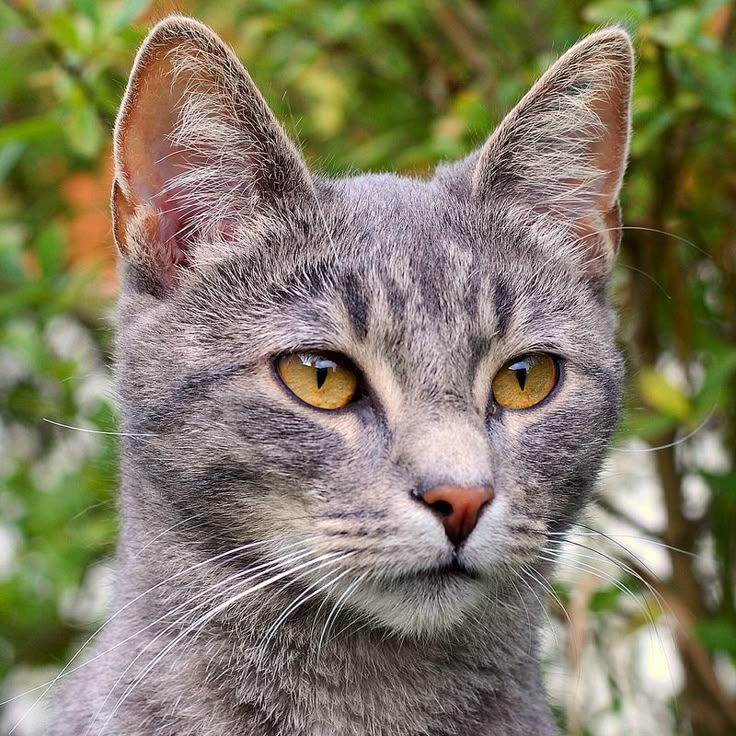
#> input picture cat_pic.jpg, 736 x 736 px
$ jupyter execute '8_Power_Law_(Gamma)_Transformation.ipynb'
#> lines starting #> are read from the running program, lines starting #| are printed output that depends on the picture
# Power Law (Gamma) Transformation
Import Libraries

[cell 1]
import cv2
import matplotlib.pyplot as plt
import math
import numpy as np

Read Image

[cell 2]
image = cv2.imread('cat_pic.jpg')
#> image is the input picture: shape (736, 736, 3); mean B, G, R 100.8, 124.1, 130.6
plt.imshow(image)
plt.show()

Plotting Histogram Gambar

[cell 3]
color = ('b', 'g', 'r')

for i, col in enumerate(color):

    histr = cv2.calcHist([image],
                         [i], None,
                         [256],
                         [0, 256])

    plt.plot(histr, color = col)

    # Limit X - axis to 256
    plt.xlim([0, 256])

plt.show()
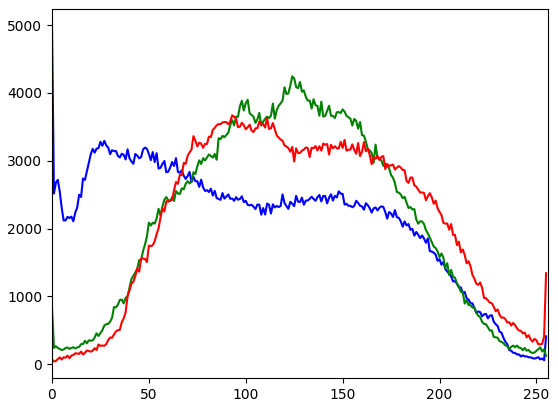
#> figure drawn by matplotlib, 1 panel; curve peaks at x = 0, y = 4996; curve peaks at x = 124, y = 4245; curve peaks at x = 93, y = 3670

Koreksi Gamma dengan 4 percobaan nilai

[cell 4]
for gamma in [0.1, 0.5, 1.2, 2.2, 3.2]:

    gamma_corrected = np.array(255*(image / 255) ** gamma, dtype = 'uint8')
    plt.imshow(gamma_corrected)
    plt.show()
#> this loop made 5 passes
#> pass 1, `gamma_corrected = np.array(255*(image / 255) ** gamma, dtype = 'uint8')`:
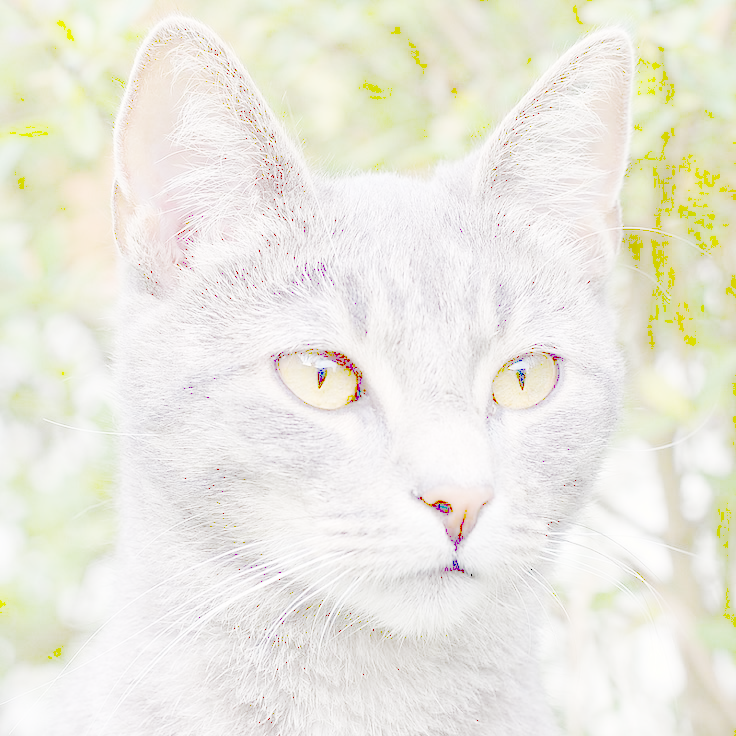
#> gamma_corrected: shape (736, 736, 3); mean B, G, R 224, 234.3, 235.9
#> pass 2, `gamma_corrected = np.array(255*(image / 255) ** gamma, dtype = 'uint8')`:
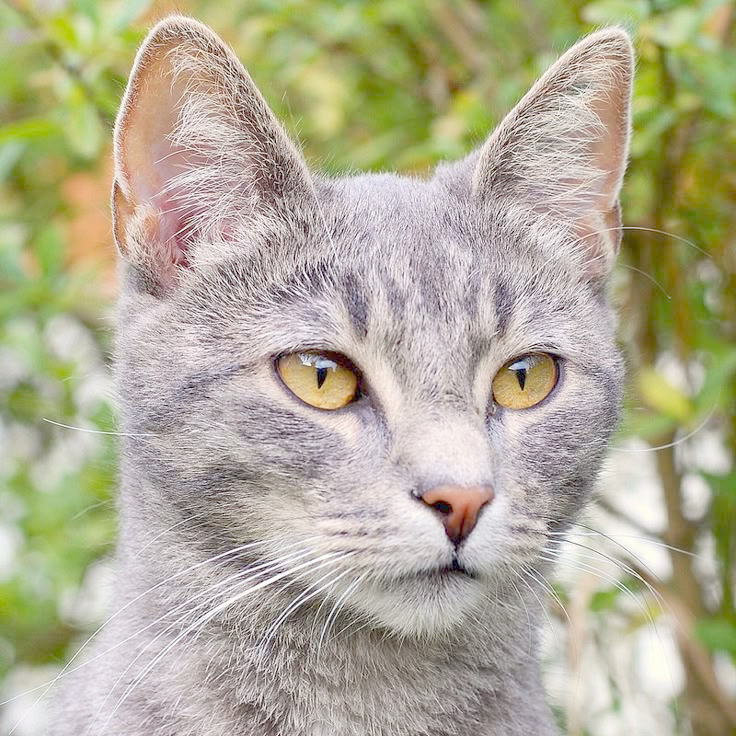
#> gamma_corrected: shape (736, 736, 3); mean B, G, R 149.5, 173.2, 177.9

[cell 5]
color = ('b', 'g', 'r')

for i, col in enumerate(color):

    histr = cv2.calcHist([gamma_corrected],
                         [i], None,
                         [256],
                         [0, 256])

    plt.plot(histr, color = col)
    plt.xlim([0, 256])

plt.show()
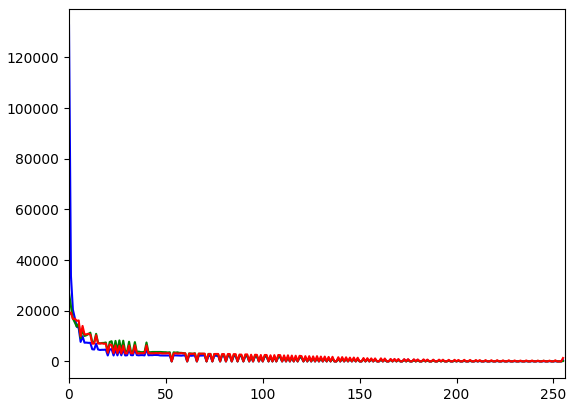
#> figure drawn by matplotlib, 1 panel; curve peaks at x = 0, y = 132618; curve peaks at x = 0, y = 27094; curve peaks at x = 1, y = 19319

$ run again, with pic_spec.jpg copied over cat_pic.jpg
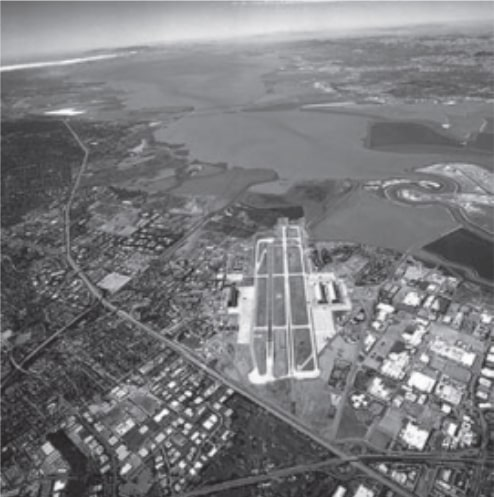
#> input picture pic_spec.jpg, 494 x 497 px
#> image is the input picture: shape (497, 494, 3); mean B, G, R 125.1, 122.3, 122.1
#> the loop `for gamma in [0.1, 0.5, 1.2, 2.2, 3.2]: ` made 5 passes
#> pass 1, `gamma_corrected = np.array(255*(image / 255) ** gamma, dtype = 'uint8')`:
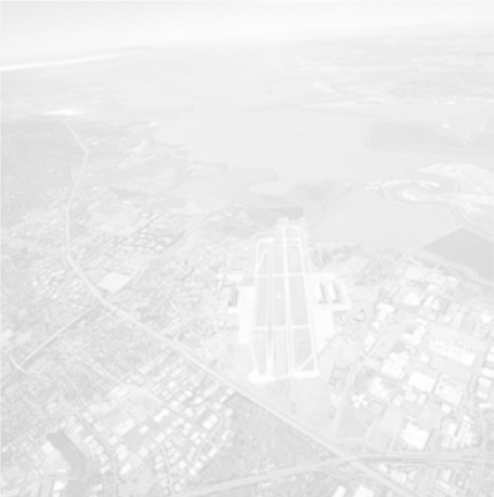
#> gamma_corrected: shape (497, 494, 3); mean B, G, R 235.8, 235.2, 235.2
#> `plt.show()`:
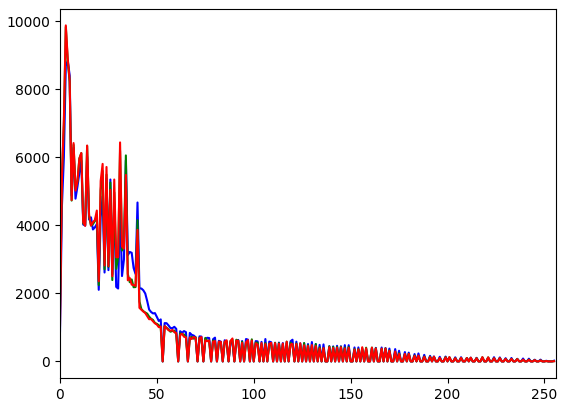
#> figure drawn by matplotlib, 1 panel; curve peaks at x = 4, y = 8839; curve peaks at x = 3, y = 9832; curve peaks at x = 3, y = 9875
